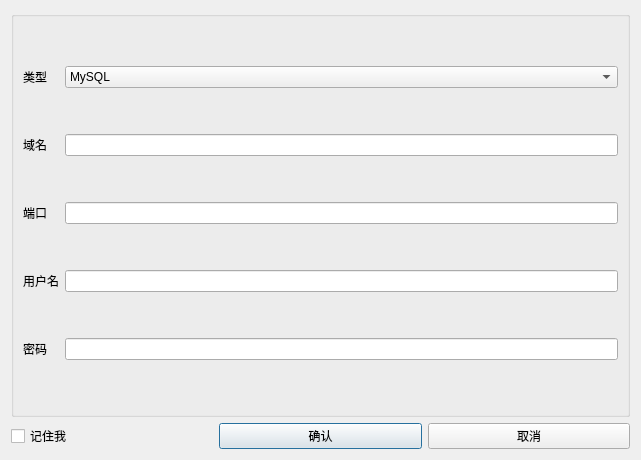
<?xml version="1.0" encoding="UTF-8"?>
<ui version="4.0">
 <class>TLoginDialog</class>
 <widget class="QDialog" name="TLoginDialog">
  <property name="geometry">
   <rect>
    <x>0</x>
    <y>0</y>
    <width>641</width>
    <height>460</height>
   </rect>
  </property>
  <property name="windowTitle">
   <string>Dialog</string>
  </property>
  <layout class="QGridLayout" name="gridLayout">
   <item row="0" column="0" colspan="3">
    <widget class="QGroupBox" name="groupBox">
     <property name="title">
      <string/>
     </property>
     <layout class="QGridLayout" name="gridLayout_2">
      <item row="0" column="0">
       <widget class="QLabel" name="labelDbType">
        <property name="text">
         <string>类型</string>
        </property>
       </widget>
      </item>
      <item row="0" column="1">
       <widget class="QComboBox" name="comboBoxDbType">
        <item>
         <property name="text">
          <string>MySQL</string>
         </property>
        </item>
        <item>
         <property name="text">
          <string>Redis</string>
         </property>
        </item>
       </widget>
      </item>
      <item row="1" column="0">
       <widget class="QLabel" name="labelHost">
        <property name="text">
         <string>域名</string>
        </property>
       </widget>
      </item>
      <item row="1" column="1">
       <widget class="QLineEdit" name="lineEditHost"/>
      </item>
      <item row="2" column="0">
       <widget class="QLabel" name="labelPort">
        <property name="text">
         <string>端口</string>
        </property>
       </widget>
      </item>
      <item row="2" column="1">
       <widget class="QLineEdit" name="lineEditPort"/>
      </item>
      <item row="3" column="0">
       <widget class="QLabel" name="labelUser">
        <property name="text">
         <string>用户名</string>
        </property>
       </widget>
      </item>
      <item row="3" column="1">
       <widget class="QLineEdit" name="lineEditUser"/>
      </item>
      <item row="4" column="0">
       <widget class="QLabel" name="labelPwd">
        <property name="text">
         <string>密码</string>
        </property>
       </widget>
      </item>
      <item row="4" column="1">
       <widget class="QLineEdit" name="lineEditPwd"/>
      </item>
     </layout>
    </widget>
   </item>
   <item row="1" column="0">
    <widget class="QCheckBox" name="ckRemember">
     <property name="text">
      <string>记住我</string>
     </property>
    </widget>
   </item>
   <item row="1" column="1">
    <widget class="QPushButton" name="btnOk">
     <property name="text">
      <string>确认</string>
     </property>
    </widget>
   </item>
   <item row="1" column="2">
    <widget class="QPushButton" name="btnCancel">
     <property name="text">
      <string>取消</string>
     </property>
    </widget>
   </item>
  </layout>
 </widget>
 <resources/>
 <connections>
  <connection>
   <sender>btnCancel</sender>
   <signal>clicked()</signal>
   <receiver>TLoginDialog</receiver>
   <slot>reject()</slot>
   <hints>
    <hint type="sourcelabel">
     <x>489</x>
     <y>395</y>
    </hint>
    <hint type="destinationlabel">
     <x>320</x>
     <y>229</y>
    </hint>
   </hints>
  </connection>
 </connections>
</ui>
